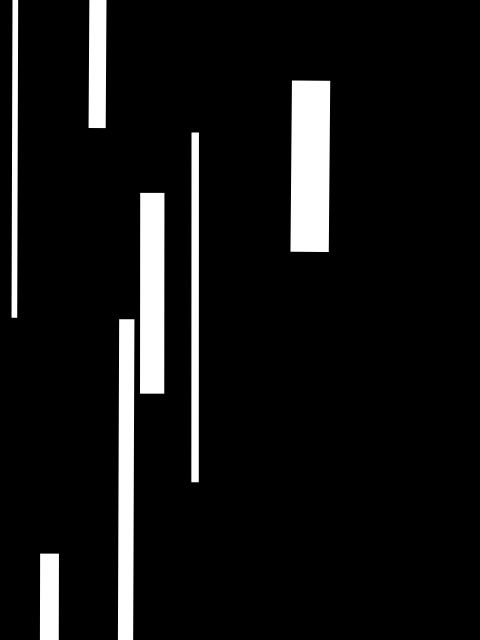
Frame 1 (no input)
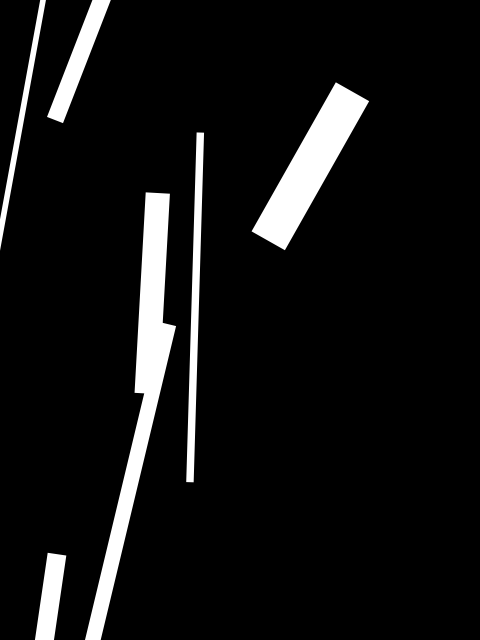
Frame 60 (the mouse pressed at the canvas centre just before this capture)
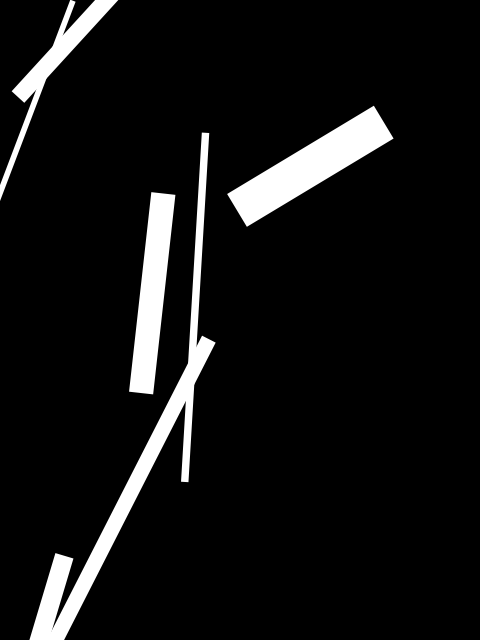
Frame 120 (the mouse held since frame 60 and released just before this capture)

The Processing sketch that drew these frames (run headless with seeded random() and noise(); from frame 60 on, the mouse is pressed at the canvas centre):

// Processing sketch: metametamalevich
// ── metametamalevich.pde
int count = 7;
Module[] mods;

void setup() {
  size(480, 640);
  mods = new Module[count];
  for (int i = 0; i < count; i++) {
    mods[i] = new Module(random(width), random(height), random(5,40), random(100,400), random(0.01));
  }
}

void draw() {
  background(0);
  for (Module mod : mods) {
    mod.displayModule();
  }
}

// ── Module.pde
class Module {
  float xPosition; // these are our object's attributes
  float yPosition;
  float xSize;
  float ySize;
  float rotationRate; 
  
  // Contructor
  Module(float xPosition, float yPosition, float xSize, float ySize, float rotationRate) {
    this.xPosition = xPosition;
    this.yPosition = yPosition;
    this.xSize = xSize;
    this.ySize = ySize;
    this.rotationRate = rotationRate;
  }
  
  // Custom method for drawing the object (its behavior)
  void displayModule() {
    pushMatrix();
    noStroke();
    fill(255);
    rectMode(CENTER);
    translate(xPosition, yPosition);
    rotate(frameCount * rotationRate);
    rect(0, 0, xSize, ySize);
    popMatrix();
  }
}
